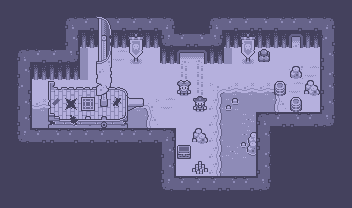

A 2D game scene composited from a Tiled map and its tileset images. What follows is a short description and the map's XML, with every tile layer's data as written:
An orthogonal 22x13 tile map with 16x16 px tiles, 3 tile layers (Terrain, Objects A, Objects B).

<map version="1.10" tiledversion="1.10.2" orientation="orthogonal" renderorder="right-down" width="22" height="13" tilewidth="16" tileheight="16" infinite="0" nextlayerid="7" nextobjectid="1">
 <tileset firstgid="1" source="tilemap.tsx" />
 <layer id="1" name="Terrain" width="22" height="13">
  <data encoding="csv">
58,58,58,58,58,58,58,58,58,58,58,58,58,58,58,58,58,58,58,58,58,58,
58,58,58,58,7,8,8,8,8,8,9,58,58,7,8,8,2147483656,2147483656,8,8,9,58,
58,58,58,58,24,59,59,59,59,59,41,8,2147483656,43,59,59,59,59,77,59,536870920,58,
58,7,8,8,43,72,1,3,1,1,59,75,76,59,72,1,1,1,1,1,24,58,
58,24,59,59,59,72,3,1,1,1,1,1,1,1,1,1,1,1,1,3,3758096392,58,
58,536870920,1,1,1,1,1,1,1,1,1,3,1,56,39,39,39,57,3,1,24,58,
58,24,39,39,39,39,39,39,39,57,3,1,3,23,36,18,18,21,1,1,24,58,
58,24,18,18,18,18,18,18,18,21,1,1,1,23,18,19,7,8,2147483656,8,43,58,
58,41,8,2147483656,8,8,8,2147483656,8,8,9,1,1,23,18,52,26,58,58,58,58,58,
58,58,58,58,58,58,58,58,58,58,24,1,1,23,19,69,3758096392,58,58,58,58,58,
58,58,58,58,58,58,58,58,58,58,24,1,1,23,18,18,26,58,58,58,58,58,
58,58,58,58,58,58,58,58,58,58,41,8,8,8,2147483656,8,43,58,58,58,58,58,
58,58,58,58,58,58,58,58,58,58,58,58,58,58,58,58,58,58,58,58,58,58
</data>
 </layer>
 <layer id="5" name="Objects A" width="22" height="13">
  <data encoding="csv">
0,0,0,0,0,0,0,0,0,0,0,0,0,0,0,0,0,0,0,0,0,0,
0,0,0,0,0,0,0,0,0,0,0,0,0,0,0,0,0,0,0,0,0,0,
0,0,0,0,0,0,0,0,92,0,0,0,0,0,0,92,0,0,0,0,0,0,
0,0,0,0,0,0,0,0,109,0,0,0,0,0,0,109,122,0,0,0,0,0,
0,0,0,0,0,0,0,0,0,0,0,93,93,0,0,0,0,0,110,0,0,0,
0,0,0,10,11,11,11,14,0,0,0,126,93,0,0,0,0,103,0,111,0,0,
0,0,0,27,28,29,30,31,100,0,0,0,127,0,0,0,0,0,103,0,0,0,
0,0,0,44,45,46,47,48,0,0,0,0,0,0,0,0,0,0,0,0,0,0,
0,0,0,0,0,0,0,0,0,0,0,0,111,0,0,0,0,0,0,0,0,0,
0,0,0,0,0,0,0,0,0,0,0,136,0,0,0,0,0,0,0,0,0,0,
0,0,0,0,0,0,0,0,0,0,0,0,105,0,0,0,0,0,0,0,0,0,
0,0,0,0,0,0,0,0,0,0,0,0,0,0,0,0,0,0,0,0,0,0,
0,0,0,0,0,0,0,0,0,0,0,0,0,0,0,0,0,0,0,0,0,0
</data>
 </layer>
 <layer id="6" name="Objects B" width="22" height="13">
  <data encoding="csv">
0,0,0,0,0,0,0,0,0,0,0,0,0,0,0,0,0,0,0,0,0,0,
0,0,0,0,0,0,17,0,0,0,0,0,0,0,0,0,0,0,0,0,0,0,
0,0,0,0,0,0,34,0,0,0,0,0,0,0,0,0,0,0,0,0,0,0,
0,0,0,0,0,0,51,0,0,0,0,0,0,0,0,0,0,0,0,0,0,0,
0,0,0,0,0,0,68,0,0,0,0,0,0,0,0,0,0,0,0,0,0,0,
0,0,0,0,0,0,85,0,0,0,0,0,0,0,0,0,0,0,0,0,0,0,
0,0,0,0,0,0,0,0,0,0,0,0,0,0,0,0,0,0,0,0,0,0,
0,0,0,0,0,0,0,0,0,0,0,0,0,0,0,0,0,0,0,0,0,0,
0,0,0,0,0,0,0,0,0,0,0,0,0,0,0,0,0,0,0,0,0,0,
0,0,0,0,0,0,0,0,0,0,0,0,0,0,0,0,0,0,0,0,0,0,
0,0,0,0,0,0,0,0,0,0,0,0,0,0,0,0,0,0,0,0,0,0,
0,0,0,0,0,0,0,0,0,0,0,0,0,0,0,0,0,0,0,0,0,0,
0,0,0,0,0,0,0,0,0,0,0,0,0,0,0,0,0,0,0,0,0,0
</data>
 </layer>
</map>